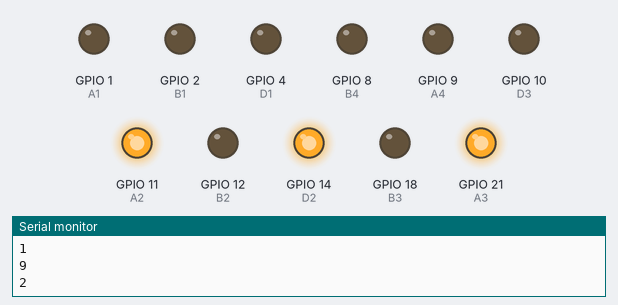
This sketch was run on a simulated ESP32-S3. Parts: output pins drawn as LEDs (lit = HIGH), the last lines printed to the serial monitor. WiFi joins after 1.5 s; servers stay silent unless stated; network time is answered at once with the bench clock; the local clock reads 2024-03-15 10:24:30 at power-on unless the sketch sets it; pins used as bus, display or sensor lines are not drawn.

Above: at 2.1 s.
At 6.1 s:
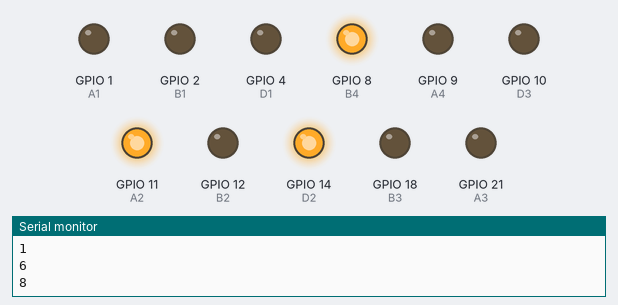
At 10.1 s:
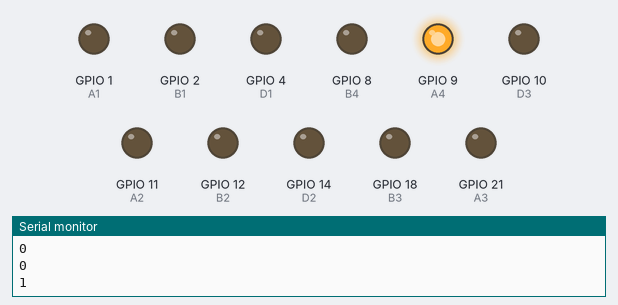
At 14.1 s:
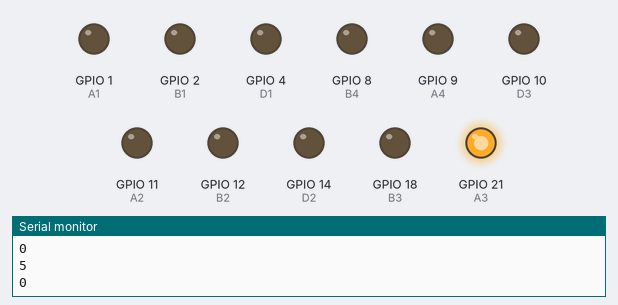
At 18.1 s:
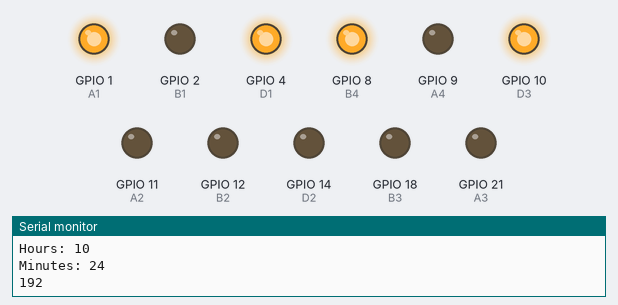
At 30.1 s:
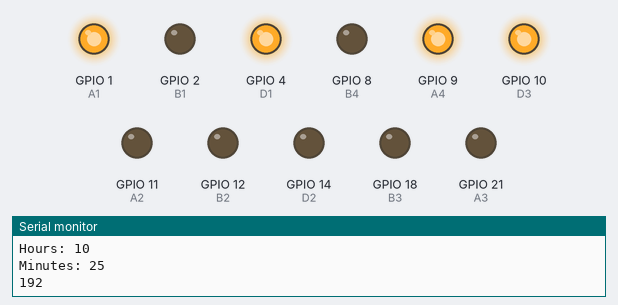
Timing chart, 0 to 31.6 s (numbered marks = the images above):
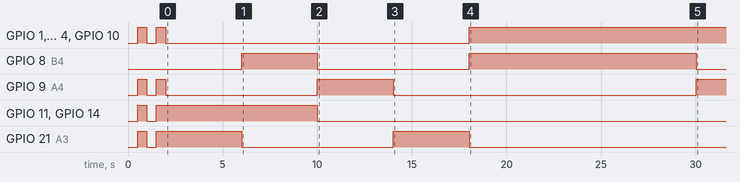

Measured:
- by itself, GPIO 1 (A1), GPIO 4 (D1), GPIO 10 (D3): HIGH → LOW at 1.0 s, → HIGH 0.50 s later, → LOW 0.50 s later, → HIGH 16.0 s later
- by itself, GPIO 8 (B4): HIGH → LOW at 10.0 s, → HIGH 8.0 s later, → LOW 12.0 s later
- by itself, GPIO 9 (A4): goes LOW 0.50 s, HIGH 0.50 s, LOW 8.0 s, HIGH 4.0 s, LOW 16.0 s, then HIGH
- by itself, GPIO 21 (A3): goes LOW 0.50 s, HIGH 4.5 s, LOW 8.0 s, HIGH 4.0 s, then LOW

The sketch:

NixieClockWiFi_NanoESP32.ino
```cpp
#include <NTPClient.h>
#include <WiFi.h>
#include <WiFiUdp.h>

const char* ssid = "WiFi SSID";
const char* password = "WiFi PASSWORD";

WiFiUDP ntpUDP;  // https://github.com/arduino-libraries/NTPClient

NTPClient timeClient(ntpUDP, "europe.pool.ntp.org", 7200, 7200*1000); // NTP Server, offset in s, update interval in ms

// ESP32 pin numbering
#define A1 1
#define B1 2
#define C1 3
#define D1 4
#define A2 11
#define B2 12
#define C2 13
#define D2 14
#define A3 21
#define B3 18
#define C3 17
#define D3 10
#define A4 9
#define B4 8
#define C4 7
#define D4 6

char A[4] = { A1, A2, A3, A4 };
char B[4] = { B1, B2, B3, B4 };
char C[4] = { C1, C2, C3, C4 };
char D[4] = { D1, D2, D3, D4 };

int hours;
int minutes;

int zero;
int one;
int two;
int three;

IPAddress ip;

void setup() {
  // put your setup code here, to run once:
  pinMode(A1, OUTPUT);
  pinMode(B1, OUTPUT);
  pinMode(C1, OUTPUT);
  pinMode(D1, OUTPUT);
  pinMode(A2, OUTPUT);
  pinMode(B2, OUTPUT);
  pinMode(C2, OUTPUT);
  pinMode(D2, OUTPUT);
  pinMode(A3, OUTPUT);
  pinMode(B3, OUTPUT);
  pinMode(C3, OUTPUT);
  pinMode(D3, OUTPUT);
  pinMode(A4, OUTPUT);
  pinMode(B4, OUTPUT);
  pinMode(C4, OUTPUT);
  pinMode(D4, OUTPUT);

  // Set CPU freq (240, 160, 80, 40, 20, 10 MHz)
  setCpuFrequencyMhz(80);

  for (char i = 0; i < 4; i++) {
    digitalWrite(A[i], HIGH);
    digitalWrite(B[i], HIGH);
    digitalWrite(C[i], HIGH);
    digitalWrite(D[i], HIGH);
  }

  // WiFi
  Serial.begin(115200);
  Serial.println();
  Serial.println();
  Serial.print("Connecting to ");
  Serial.println(ssid);

  WiFi.begin(ssid, password);

  while (WiFi.status() != WL_CONNECTED) {
    for (int i = 0; i <= 3; i++) {
      writenumber(i, 0);
    }
    delay(500);
    for (int i = 0; i <= 3; i++) {
      writenumber(i, 1);
    }
    delay(500);
    Serial.print(".");
  }

  Serial.println("");
  Serial.println("WiFi connected.");
  Serial.println("IP address: ");
  ip = WiFi.localIP();
  Serial.println(ip);

  for (int i = 0; i <= 3; i++) {
    writeByte(ip[i]);
    delay(4000);
  }

  timeClient.begin();
}

void loop() {
  timeClient.update();

  hours = timeClient.getHours();  // Manual offset for missing timezone for now
  minutes = timeClient.getMinutes();

  Serial.print("Hours: ");
  Serial.println(hours);
  Serial.print("Minutes: ");
  Serial.println(minutes);

  zero = (hours / 10) % 10;
  one = hours % 10;
  two = (minutes / 10) % 10;
  three = minutes % 10;

  writenumber(0, zero);
  writenumber(1, one);
  writenumber(2, two);
  writenumber(3, three);

  Serial.println(ip[0]);

  delay(1000);
}

void writeByte(int a) {
  zero = 0;
  three = a % 10;
  two = a / 10 % 10;
  one = a / 100 % 10;

  Serial.println(zero);
  Serial.println(one);
  Serial.println(two);
  Serial.println(three);

  writenumber(0, zero);
  writenumber(1, one);
  writenumber(2, two);
  writenumber(3, three);
}

void writenumber(int a, int b) {
  switch (b) {
    case 0:
      digitalWrite(A[a], LOW);
      digitalWrite(B[a], LOW);
      digitalWrite(C[a], LOW);
      digitalWrite(D[a], LOW);
      break;
    case 9:
      digitalWrite(A[a], HIGH);
      digitalWrite(B[a], LOW);
      digitalWrite(C[a], LOW);
      digitalWrite(D[a], LOW);
      break;
    case 8:
      digitalWrite(A[a], LOW);
      digitalWrite(B[a], HIGH);
      digitalWrite(C[a], LOW);
      digitalWrite(D[a], LOW);
      break;
    case 7:
      digitalWrite(A[a], HIGH);
      digitalWrite(B[a], HIGH);
      digitalWrite(C[a], LOW);
      digitalWrite(D[a], LOW);
      break;
    case 6:
      digitalWrite(A[a], LOW);
      digitalWrite(B[a], LOW);
      digitalWrite(C[a], HIGH);
      digitalWrite(D[a], LOW);
      break;
    case 5:
      digitalWrite(A[a], HIGH);
      digitalWrite(B[a], LOW);
      digitalWrite(C[a], HIGH);
      digitalWrite(D[a], LOW);
      break;
    case 4:
      digitalWrite(A[a], LOW);
      digitalWrite(B[a], HIGH);
      digitalWrite(C[a], HIGH);
      digitalWrite(D[a], LOW);
      break;
    case 3:
      digitalWrite(A[a], HIGH);
      digitalWrite(B[a], HIGH);
      digitalWrite(C[a], HIGH);
      digitalWrite(D[a], LOW);
      break;
    case 2:
      digitalWrite(A[a], LOW);
      digitalWrite(B[a], LOW);
      digitalWrite(C[a], LOW);
      digitalWrite(D[a], HIGH);
      break;
    case 1:
      digitalWrite(A[a], HIGH);
      digitalWrite(B[a], LOW);
      digitalWrite(C[a], LOW);
      digitalWrite(D[a], HIGH);
      break;
  }
}

void off(int a) {
  digitalWrite(A[a], HIGH);
  digitalWrite(B[a], HIGH);
  digitalWrite(C[a], HIGH);
  digitalWrite(D[a], HIGH);
}
```
